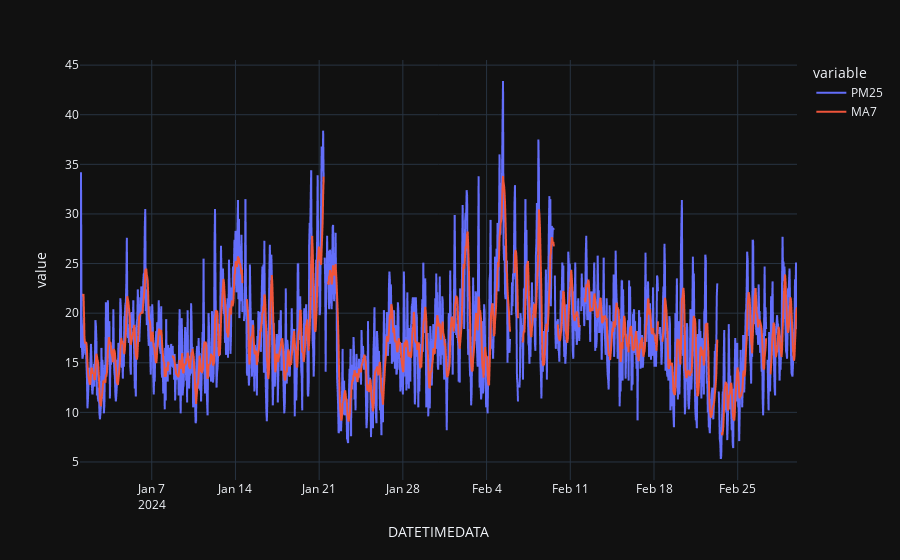

The code cell stored with this chart in its notebook:
### Code cell
import pandas as pd
import plotly.express as px
import numpy as np
data = pd.read_csv("air4thai_44t_2024-01-01_2024-02-29.csv")
data = pd.DataFrame(data=data)
del data['Unnamed: 0']
data['DATETIMEDATA'] = pd.to_datetime(data['DATETIMEDATA'])

data['MA7'] = data['PM25'].rolling(7).mean()
fig = px.line(data, x="DATETIMEDATA", y=["PM25","MA7"], template="plotly_dark")
fig.show()

### Figure 1 — Plotly figure (JSON) as saved in the notebook; plotly's stock layout.template omitted (floating-point values rounded to 4 significant figures; data arrays with more than 128 entries replaced by an {"elided": "..."} marker saying what was removed)
{"data": [{"hovertemplate": "variable=PM25<br>DATETIMEDATA=%{x}<br>value=%{y}<extra></extra>", "legendgroup": "PM25", "line": {"color": "#636efa", "dash": "solid"}, "marker": {"symbol": "circle"}, "mode": "lines", "name": "PM25", "showlegend": true, "type": "scattergl", "x": {"elided": "1440 str values"}, "xaxis": "x", "y": {"elided": "1440 float values"}, "yaxis": "y"}, {"hovertemplate": "variable=MA7<br>DATETIMEDATA=%{x}<br>value=%{y}<extra></extra>", "legendgroup": "MA7", "line": {"color": "#EF553B", "dash": "solid"}, "marker": {"symbol": "circle"}, "mode": "lines", "name": "MA7", "showlegend": true, "type": "scattergl", "x": {"elided": "1440 str values"}, "xaxis": "x", "y": {"elided": "1440 float values"}, "yaxis": "y"}], "layout": {"legend": {"title": {"text": "variable"}, "tracegroupgap": 0}, "margin": {"t": 60}, "xaxis": {"anchor": "y", "domain": [0, 1], "title": {"text": "DATETIMEDATA"}}, "yaxis": {"anchor": "x", "domain": [0, 1], "title": {"text": "value"}}}}
